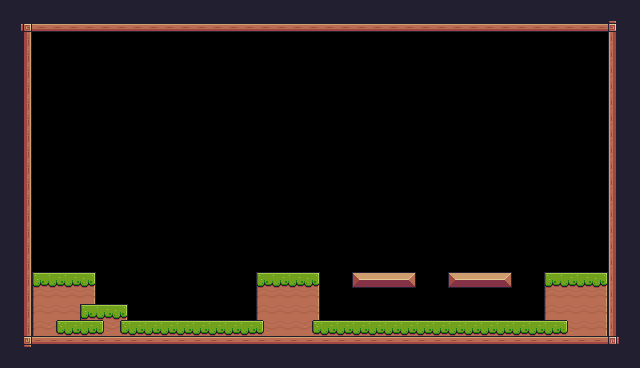

A 2D game scene composited from a Tiled map and its tileset images. What follows is a short description and the map's XML, with every tile layer's data as written:
An orthogonal 40x23 tile map with 16x16 px tiles, 1 tile layer (Background) and 27 objects (10x Fruit, 6x Block, 4x Border, 4x Saw, Player, ...).

<map version="1.10" tiledversion="1.10.2" orientation="orthogonal" renderorder="right-down" width="40" height="23" tilewidth="16" tileheight="16" infinite="0" nextlayerid="4" nextobjectid="52">
 <tileset firstgid="1" source="another_pixelart_platformer.tsx" />
 <layer id="1" name="Background" width="40" height="23">
  <properties>
   <property name="BackgroundColor" value="Yellow" />
  </properties>
  <data encoding="csv">
112,112,112,112,112,112,112,112,112,112,112,112,112,112,112,112,112,112,112,112,112,112,112,112,112,112,112,112,112,112,112,112,112,112,112,112,112,112,112,112,
112,92,134,134,134,134,134,134,134,134,134,134,134,134,134,134,134,134,134,134,134,134,134,134,134,134,134,134,134,134,134,134,134,134,134,134,134,134,93,112,
112,113,0,0,0,0,0,0,0,0,0,0,0,0,0,0,0,0,0,0,0,0,0,0,0,0,0,0,0,0,0,0,0,0,0,0,0,0,111,112,
112,113,0,0,0,0,0,0,0,0,0,0,0,0,0,0,0,0,0,0,0,0,0,0,0,0,0,0,0,0,0,0,0,0,0,0,0,0,111,112,
112,113,0,0,0,0,0,0,0,0,0,0,0,0,0,0,0,0,0,0,0,0,0,0,0,0,0,0,0,0,0,0,0,0,0,0,0,0,111,112,
112,113,0,0,0,0,0,0,0,0,0,0,0,0,0,0,0,0,0,0,0,0,0,0,0,0,0,0,0,0,0,0,0,0,0,0,0,0,111,112,
112,113,0,0,0,0,0,0,0,0,0,0,0,0,0,0,0,0,0,0,0,0,0,0,0,0,0,0,0,0,0,0,0,0,0,0,0,0,111,112,
112,113,0,0,0,0,0,0,0,0,0,0,0,0,0,0,0,0,0,0,0,0,0,0,0,0,0,0,0,0,0,0,0,0,0,0,0,0,111,112,
112,113,0,0,0,0,0,0,0,0,0,0,0,0,0,0,0,0,0,0,0,0,0,0,0,0,0,0,0,0,0,0,0,0,0,0,0,0,111,112,
112,113,0,0,0,0,0,0,0,0,0,0,0,0,0,0,0,0,0,0,0,0,0,0,0,0,0,0,0,0,0,0,0,0,0,0,0,0,111,112,
112,113,0,0,0,0,0,0,0,0,0,0,0,0,0,0,0,0,0,0,0,0,0,0,0,0,0,0,0,0,0,0,0,0,0,0,0,0,111,112,
112,113,0,0,0,0,0,0,0,0,0,0,0,0,0,0,0,0,0,0,0,0,0,0,0,0,0,0,0,0,0,0,0,0,0,0,0,0,111,112,
112,113,0,0,0,0,0,0,0,0,0,0,0,0,0,0,0,0,0,0,0,0,0,0,0,0,0,0,0,0,0,0,0,0,0,0,0,0,111,112,
112,113,0,0,0,0,0,0,0,0,0,0,0,0,0,0,0,0,0,0,0,0,0,0,0,0,0,0,0,0,0,0,0,0,0,0,0,0,111,112,
112,113,0,0,0,0,0,0,0,0,0,0,0,0,0,0,0,0,0,0,0,0,0,0,0,0,0,0,0,0,0,0,0,0,0,0,0,0,111,112,
112,113,0,0,0,0,0,0,0,0,0,0,0,0,0,0,0,0,0,0,0,0,0,0,0,0,0,0,0,0,0,0,0,0,0,0,0,0,111,112,
112,113,0,0,0,0,0,0,0,0,0,0,0,0,0,0,0,0,0,0,0,0,0,0,0,0,0,0,0,0,0,0,0,0,0,0,0,0,111,112,
112,113,7,8,8,9,0,0,0,0,0,0,0,0,0,0,7,8,8,9,0,0,13,14,14,15,0,0,13,14,14,15,0,0,7,8,8,9,111,112,
112,113,29,30,30,31,0,0,0,0,0,0,0,0,0,0,29,30,30,31,0,0,0,0,0,0,0,0,0,0,0,0,0,0,29,30,30,31,111,112,
112,113,29,30,30,7,8,9,0,0,0,0,0,0,0,0,29,30,30,31,0,0,0,0,0,0,0,0,0,0,0,0,0,0,29,30,30,31,111,112,
112,113,29,32,8,8,33,32,8,8,8,8,8,8,8,8,33,30,30,32,8,8,8,8,8,8,8,8,8,8,8,8,8,8,8,33,30,31,111,112,
112,114,90,90,90,90,90,90,90,90,90,90,90,90,90,90,90,90,90,90,90,90,90,90,90,90,90,90,90,90,90,90,90,90,90,90,90,90,115,112,
112,112,112,112,112,112,112,112,112,112,112,112,112,112,112,112,112,112,112,112,112,112,112,112,112,112,112,112,112,112,112,112,112,112,112,112,112,112,112,112
</data>
 </layer>
 <objectgroup id="3" name="Collisions">
  <object id="5" type="Border" x="0" y="0" width="640" height="32" />
  <object id="7" type="Border" x="0" y="32" width="32" height="288" />
  <object id="8" type="Border" x="608" y="32" width="32" height="288" />
  <object id="9" type="Border" x="0" y="320" width="640" height="48" />
  <object id="24" type="Block" x="32" y="272" width="64" height="48" />
  <object id="25" type="Block" x="256" y="272" width="64" height="48" />
  <object id="39" type="Block" x="544" y="272" width="64" height="48" />
  <object id="41" type="Block" x="96" y="304" width="32" height="16" />
  <object id="46" type="Block" x="352" y="272" width="64" height="16" />
  <object id="47" type="Block" x="448" y="272" width="64" height="16" />
 </objectgroup>
 <objectgroup id="2" name="SpawnPoints">
  <object id="4" name="Player" type="Player" x="48" y="240" width="32" height="32" />
  <object id="26" name="Bananas" type="Fruit" x="416" y="288" width="32" height="32" />
  <object id="27" name="Apple" type="Fruit" x="96" y="272" width="32" height="32" />
  <object id="28" name="Cherries" type="Fruit" x="256" y="240" width="32" height="32" />
  <object id="31" name="Orange" type="Fruit" x="464" y="208" width="32" height="32" />
  <object id="33" name="Pineapple" type="Fruit" x="144" y="224" width="32" height="32" />
  <object id="34" name="Strawberry" type="Fruit" x="368" y="208" width="32" height="32" />
  <object id="35" name="Saw" type="Saw" x="272" y="176" width="32" height="32">
   <properties>
    <property name="isVertical" type="bool" value="true" />
    <property name="offsetNeg" type="float" value="3" />
    <property name="offsetPos" type="float" value="5" />
   </properties>
  </object>
  <object id="36" name="Saw" type="Saw" x="304" y="304" width="32" height="32">
   <properties>
    <property name="isVertical" type="bool" value="false" />
    <property name="offsetNeg" type="float" value="0" />
    <property name="offsetPos" type="float" value="14" />
   </properties>
  </object>
  <object id="37" name="Saw" type="Saw" x="416" y="272" width="32" height="32">
   <properties>
    <property name="isVertical" type="bool" value="true" />
    <property name="offsetNeg" type="float" value="9" />
    <property name="offsetPos" type="float" value="0" />
   </properties>
  </object>
  <object id="40" name="Checkpoint" type="Checkpoint" x="544" y="208" width="64" height="64" />
  <object id="43" name="Chicken" type="Chicken" x="224" y="288" width="32" height="32">
   <properties>
    <property name="offsetNeg" type="float" value="7" />
    <property name="offsetPos" type="float" value="1" />
   </properties>
  </object>
  <object id="44" name="Saw" type="Saw" x="528" y="304" width="32" height="32">
   <properties>
    <property name="isVertical" type="bool" value="false" />
    <property name="offsetNeg" type="float" value="14" />
    <property name="offsetPos" type="float" value="0" />
   </properties>
  </object>
  <object id="48" name="Pineapple" type="Fruit" x="208" y="224" width="32" height="32" />
  <object id="49" name="Pineapple" type="Fruit" x="176" y="224" width="32" height="32" />
  <object id="50" name="Cherries" type="Fruit" x="288" y="240" width="32" height="32" />
  <object id="51" name="Bananas" type="Fruit" x="416" y="176" width="32" height="32" />
 </objectgroup>
</map>
